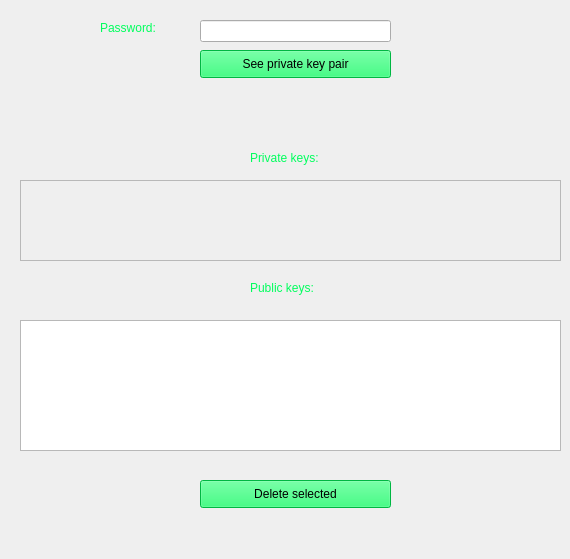
    <widget class="QWidget" name="tab_3">
     <attribute name="title">
      <string>Keys</string>
     </attribute>
     <widget class="QTableView" name="private_keys">
      <property name="enabled">
       <bool>false</bool>
      </property>
      <property name="geometry">
       <rect>
        <x>20</x>
        <y>180</y>
        <width>541</width>
        <height>81</height>
       </rect>
      </property>
      <property name="styleSheet">
       <string notr="true">color: white</string>
      </property>
     </widget>
     <widget class="QLineEdit" name="pk_pw">
      <property name="geometry">
       <rect>
        <x>200</x>
        <y>20</y>
        <width>191</width>
        <height>22</height>
       </rect>
      </property>
      <property name="styleSheet">
       <string notr="true">color:rgb(255, 183, 0)</string>
      </property>
      <property name="echoMode">
       <enum>QLineEdit::Password</enum>
      </property>
     </widget>
     <widget class="QLabel" name="label_6">
      <property name="geometry">
       <rect>
        <x>100</x>
        <y>20</y>
        <width>71</width>
        <height>16</height>
       </rect>
      </property>
      <property name="styleSheet">
       <string notr="true">color: rgb(0, 255, 93)</string>
      </property>
      <property name="text">
       <string>Password:</string>
      </property>
     </widget>
     <widget class="QPushButton" name="pk_button">
      <property name="geometry">
       <rect>
        <x>200</x>
        <y>50</y>
        <width>191</width>
        <height>28</height>
       </rect>
      </property>
      <property name="styleSheet">
       <string notr="true">background-color: rgb(0, 255, 93)</string>
      </property>
      <property name="text">
       <string>See private key pair</string>
      </property>
     </widget>
     <widget class="QLabel" name="label_21">
      <property name="geometry">
       <rect>
        <x>250</x>
        <y>150</y>
        <width>91</width>
        <height>16</height>
       </rect>
      </property>
      <property name="styleSheet">
       <string notr="true">color: rgb(0, 255, 93)</string>
      </property>
      <property name="text">
       <string>Private keys:</string>
      </property>
     </widget>
     <widget class="QTableView" name="public_keys">
      <property name="geometry">
       <rect>
        <x>20</x>
        <y>320</y>
        <width>541</width>
        <height>131</height>
       </rect>
      </property>
      <property name="styleSheet">
       <string notr="true">color: white</string>
      </property>
     </widget>
     <widget class="QLabel" name="label_22">
      <property name="geometry">
       <rect>
        <x>250</x>
        <y>280</y>
        <width>91</width>
        <height>16</height>
       </rect>
      </property>
      <property name="styleSheet">
       <string notr="true">color: rgb(0, 255, 93)</string>
      </property>
      <property name="text">
       <string>Public keys:</string>
      </property>
     </widget>
     <widget class="QLabel" name="keys_err">
      <property name="geometry">
       <rect>
        <x>200</x>
        <y>100</y>
        <width>331</width>
        <height>20</height>
       </rect>
      </property>
      <property name="styleSheet">
       <string notr="true">color:rgb(255, 0, 0)</string>
      </property>
      <property name="text">
       <string/>
      </property>
     </widget>
     <widget class="QPushButton" name="del_button">
      <property name="geometry">
       <rect>
        <x>200</x>
        <y>480</y>
        <width>191</width>
        <height>28</height>
       </rect>
      </property>
      <property name="styleSheet">
       <string notr="true">background-color: rgb(0, 255, 93)</string>
      </property>
      <property name="text">
       <string>Delete selected</string>
      </property>
     </widget>
     <widget class="QLabel" name="keys_err_2">
      <property name="geometry">
       <rect>
        <x>200</x>
        <y>530</y>
        <width>331</width>
        <height>20</height>
       </rect>
      </property>
      <property name="styleSheet">
       <string notr="true">color:rgb(255, 0, 0)</string>
      </property>
      <property name="text">
       <string/>
      </property>
     </widget>
    </widget>
